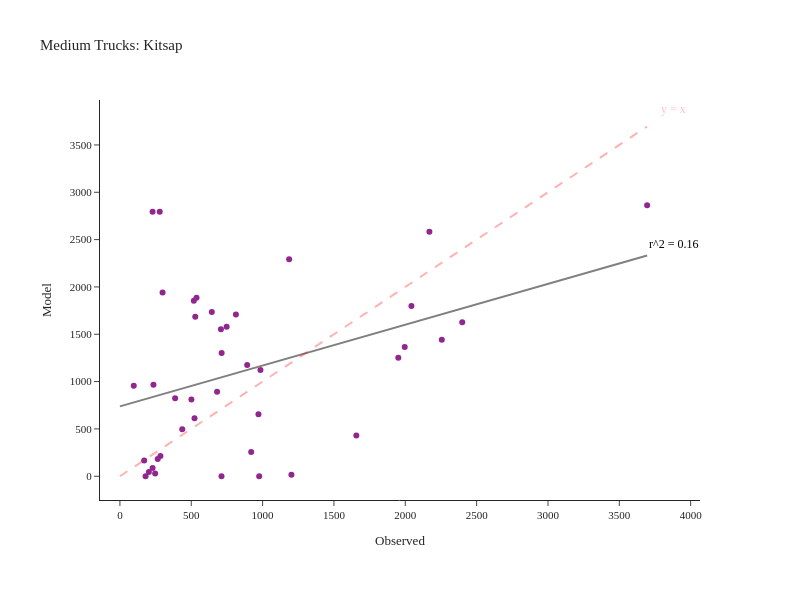

This figure's notebook cell:
### Code cell
fig = create_truck_chart(df_daily_med, 'Medium', 'Kitsap')
fig.show()

### Figure 1 — Plotly figure (JSON) as saved in the notebook; plotly's stock layout.template omitted (floating-point values rounded to 4 significant figures)
{"data": [{"customdata": [["SR-16  N/O SR-302 NB/SB", "Kitsap"], ["SR-16 N/O SR-160 NB/SB", "Kitsap"], ["SR-16 N/O Tremont NB/SB", "Kitsap"], ["SR-16 S/O SR-3 NB", "Kitsap"], ["SR-104 @ Hood Canal Bridge WB/EB", "Kitsap"], ["SR-104 E/O Hood Canal Bridge WB/EB", "Kitsap"], ["SR-104 N/O Pt Gamble Rd WB/EB", "Kitsap"], ["SR-104 E/O SR-307 WB/EB", "Kitsap"], ["SR-104 E/O Hansville WB/EB", "Kitsap"], ["SR-160 @ SR-16 WB/EB", "Kitsap"], ["SR-160 E/O Long Lake Rd WB/EB", "Kitsap"], ["SR-160 W/O Banner WB/EB", "Kitsap"], ["SR-160 E/O Peterson WB/EB", "Kitsap"], ["SR-160 S/O Southworth Dr WB/EB", "Kitsap"], ["SR-3 E/O Sunset Way NB/SB", "Kitsap"], ["SR-3 N/O SR-305 NB/SB", "Kitsap"], ["SR-3 S/O Newberry Hill Rd NB/SB", "Kitsap"], ["SR-3 @ SR-304 NB/SB", "Kitsap"], ["SR-3 NE of SR-16 NB/SB", "Kitsap"], ["SR-3 W/O Lake Flora Rd NB/SB", "Kitsap"], ["SR-303 E/O SR-3 NB/SB", "Kitsap"], ["SR-303 N/O 11th St NB/SB", "Kitsap"], ["SR-303 N/O SR-304 NB/SB", "Kitsap"], ["SR-304 E/O SR-3 WB/EB", "Kitsap"], ["SR-304 W/O Naval WB/EB", "Kitsap"], ["SR-305 W/O SR-307 WB/EB", "Kitsap"], ["SR-305 W/O Suquamish Way WB/EB", "Kitsap"], ["SR-305 N/O Day Rd WB/EB", "Kitsap"], ["SR-305 N/O High School Rd WB/EB", "Kitsap"], ["SR-305 S/O Winslow Way WB/EB", "Kitsap"], ["SR-305 @ Ferry Ramp WB/EB", "Kitsap"], ["SR-307 W/O SR-104 NB/SB", "Kitsap"], ["SR-307 N/O Gunderson NB/SB", "Kitsap"], ["SR-307 S/O Gunderson NB/SB", "Kitsap"], ["SR-307 N/O SR-305 NB/SB", "Kitsap"], ["SR-308 @ SR-3 WB/EB", "Kitsap"], ["SR-308 E/O SR-3 WB/EB", "Kitsap"], ["SR-308 E/O Silverdale Way WB/EB", "Kitsap"], ["SR-308 W/O Brownsville Hwy WB/EB", "Kitsap"], ["SR-310 @ SR-3 WB/EB", "Kitsap"], ["SR-310 W/O Callow WB/EB", "Kitsap"]], "hovertemplate": "Observed=%{x}<br>Model=%{y}<br>location=%{customdata[0]}<br>County=%{customdata[1]}<extra></extra>", "legendgroup": "", "line": {"color": "Grey", "width": 2}, "marker": {"color": "#91268F", "symbol": "circle"}, "mode": "markers", "name": "", "orientation": "v", "showlegend": false, "type": "scatter", "x": [2256, 1951, 2169, 1996, 712, 180, 203, 537, 299, 523, 501, 387, 235, 97, 1202, 1657, 2399, 2043, 3695, 976, 985, 971, 437, 892, 681, 1186, 713, 644, 518, 279, 229, 813, 528, 708, 748, 170, 229, 284, 247, 920, 265], "xaxis": "x", "y": [1443, 1252, 2583, 1366, 0, 0, 44, 1885, 1942, 614, 810, 823, 966, 957, 16, 431, 1628, 1799, 2864, 0, 1123, 656, 497, 1175, 892, 2293, 1301, 1736, 1855, 2795, 2795, 1710, 1685, 1553, 1580, 166, 88, 214, 30, 257, 181], "yaxis": "y"}, {"hovertemplate": "Observed=%{x}<br>Model=%{y}<extra></extra>", "legendgroup": "", "line": {"color": "Grey", "dash": "solid", "width": 2}, "marker": {"symbol": "circle"}, "mode": "lines", "name": "", "orientation": "v", "showlegend": false, "type": "scatter", "x": [0.0, 37.32, 74.65, 112.0, 149.3, 186.6, 223.9, 261.3, 298.6, 335.9, 373.2, 410.6, 447.9, 485.2, 522.5, 559.8, 597.2, 634.5, 671.8, 709.1, 746.5, 783.8, 821.1, 858.4, 895.8, 933.1, 970.4, 1008.0, 1045.0, 1082.0, 1120.0, 1157.0, 1194.0, 1232.0, 1269.0, 1306.0, 1344.0, 1381.0, 1418.0, 1456.0, 1493.0, 1530.0, 1568.0, 1605.0, 1642.0, 1680.0, 1717.0, 1754.0, 1792.0, 1829.0, 1866.0, 1903.0, 1941.0, 1978.0, 2015.0, 2053.0, 2090.0, 2127.0, 2165.0, 2202.0, 2239.0, 2277.0, 2314.0, 2351.0, 2389.0, 2426.0, 2463.0, 2501.0, 2538.0, 2575.0, 2613.0, 2650.0, 2687.0, 2725.0, 2762.0, 2799.0, 2837.0, 2874.0, 2911.0, 2949.0, 2986.0, 3023.0, 3061.0, 3098.0, 3135.0, 3172.0, 3210.0, 3247.0, 3284.0, 3322.0, 3359.0, 3396.0, 3434.0, 3471.0, 3508.0, 3546.0, 3583.0, 3620.0, 3658.0, 3695.0], "xaxis": "x", "y": [738.5, 754.6, 770.7, 786.8, 802.9, 819.0, 835.1, 851.2, 867.3, 883.4, 899.5, 915.6, 931.7, 947.8, 963.9, 980.0, 996.0, 1012.0, 1028.0, 1044.0, 1060.0, 1077.0, 1093.0, 1109.0, 1125.0, 1141.0, 1157.0, 1173.0, 1189.0, 1205.0, 1221.0, 1237.0, 1254.0, 1270.0, 1286.0, 1302.0, 1318.0, 1334.0, 1350.0, 1366.0, 1382.0, 1398.0, 1415.0, 1431.0, 1447.0, 1463.0, 1479.0, 1495.0, 1511.0, 1527.0, 1543.0, 1559.0, 1576.0, 1592.0, 1608.0, 1624.0, 1640.0, 1656.0, 1672.0, 1688.0, 1704.0, 1720.0, 1736.0, 1753.0, 1769.0, 1785.0, 1801.0, 1817.0, 1833.0, 1849.0, 1865.0, 1881.0, 1897.0, 1914.0, 1930.0, 1946.0, 1962.0, 1978.0, 1994.0, 2010.0, 2026.0, 2042.0, 2058.0, 2075.0, 2091.0, 2107.0, 2123.0, 2139.0, 2155.0, 2171.0, 2187.0, 2203.0, 2219.0, 2235.0, 2252.0, 2268.0, 2284.0, 2300.0, 2316.0, 2332.0], "yaxis": "y"}], "layout": {"annotations": [{"align": "right", "font": {"color": "pink", "size": 12}, "showarrow": false, "text": "y = x", "x": 3880.0, "y": 3880.0}, {"align": "right", "font": {"color": "black", "size": 12}, "showarrow": false, "text": "r^2 = 0.16", "x": 3880.0, "y": 2449.0}], "height": 600, "legend": {"tracegroupgap": 0}, "margin": {"b": 100, "l": 100, "r": 100, "t": 100}, "shapes": [{"line": {"color": "Red", "dash": "dash", "width": 2}, "type": "line", "x0": 0, "x1": 3695, "y0": 0, "y1": 3695}], "title": {"text": "Medium Trucks: Kitsap"}, "width": 800, "xaxis": {"anchor": "y", "domain": [0.0, 1.0], "title": {"text": "Observed"}}, "yaxis": {"anchor": "x", "domain": [0.0, 1.0], "title": {"text": "Model"}}}}
